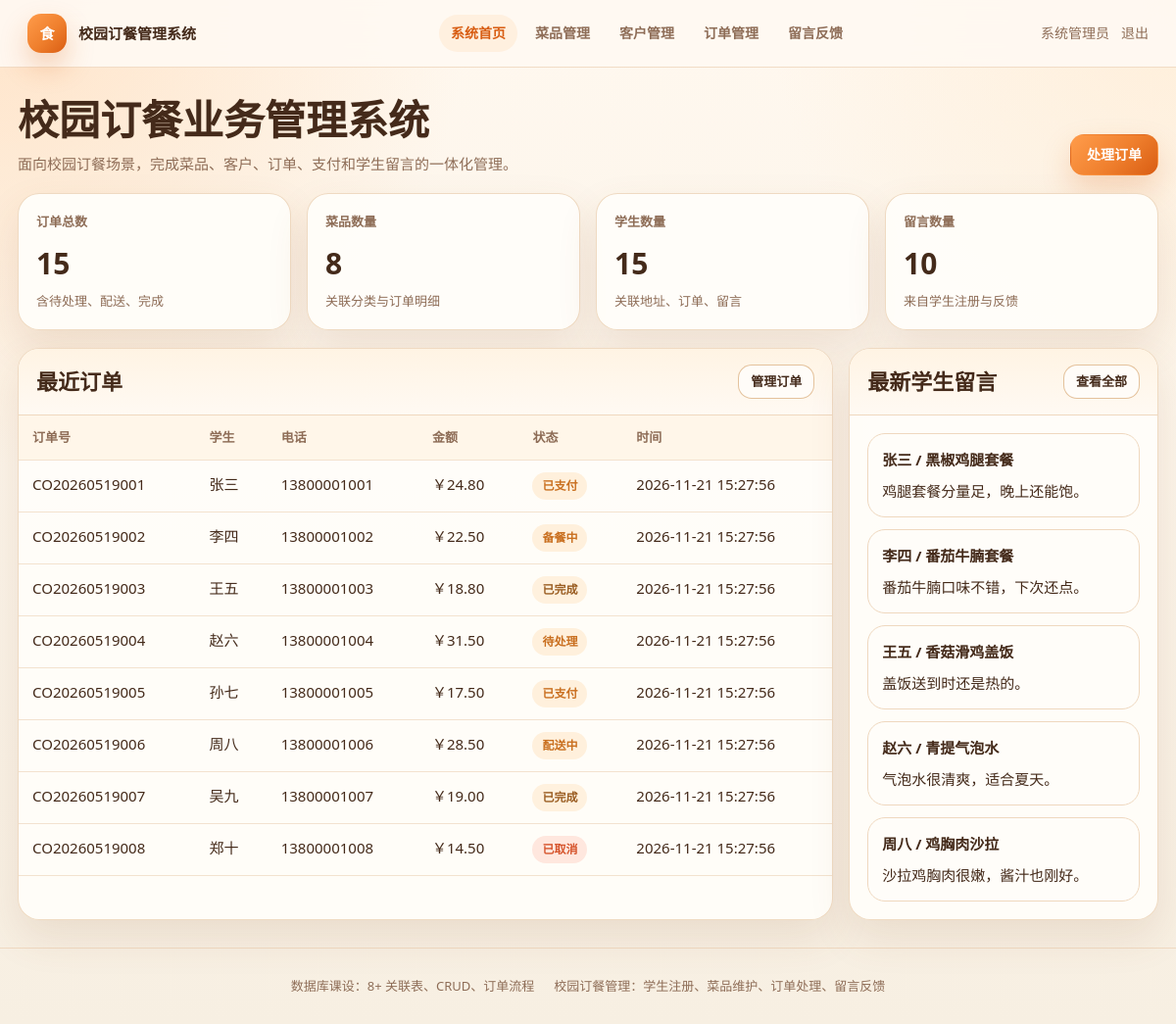
/dashboard.php (signed in), run on the app's committed database.
### tables this page shows
CREATE TABLE orders (
  id INT UNSIGNED AUTO_INCREMENT PRIMARY KEY,
  customer_id INT UNSIGNED NOT NULL,
  address_id INT UNSIGNED NOT NULL,
  user_id INT UNSIGNED NULL,
  order_no VARCHAR(40) NOT NULL UNIQUE,
  status ENUM('pending','paid','preparing','delivering','completed','cancelled') NOT NULL DEFAULT 'pending',
  total_amount DECIMAL(10,2) NOT NULL DEFAULT 0,
  remark VARCHAR(255) NULL,
  created_at TIMESTAMP NOT NULL DEFAULT CURRENT_TIMESTAMP,
  CONSTRAINT fk_orders_customer FOREIGN KEY (customer_id) REFERENCES customers(id)
    ON UPDATE CASCADE ON DELETE RESTRICT,
  CONSTRAINT fk_orders_address FOREIGN KEY (address_id) REFERENCES addresses(id)
    ON UPDATE CASCADE ON DELETE RESTRICT,
  CONSTRAINT fk_orders_user FOREIGN KEY (user_id) REFERENCES users(id)
    ON UPDATE CASCADE ON DELETE SET NULL
);

CREATE TABLE customers (
  id INT UNSIGNED AUTO_INCREMENT PRIMARY KEY,
  name VARCHAR(80) NOT NULL,
  phone VARCHAR(30) NOT NULL UNIQUE,
  email VARCHAR(120) NULL,
  student_no VARCHAR(30) NULL,
  created_at TIMESTAMP NOT NULL DEFAULT CURRENT_TIMESTAMP
);

CREATE TABLE comments (
  id INT UNSIGNED AUTO_INCREMENT PRIMARY KEY,
  customer_id INT UNSIGNED NOT NULL,
  dish_id INT UNSIGNED NOT NULL,
  content TEXT NOT NULL,
  safe_content TEXT NULL,
  created_at TIMESTAMP NOT NULL DEFAULT CURRENT_TIMESTAMP,
  CONSTRAINT fk_comments_customer FOREIGN KEY (customer_id) REFERENCES customers(id)
    ON UPDATE CASCADE ON DELETE CASCADE,
  CONSTRAINT fk_comments_dish FOREIGN KEY (dish_id) REFERENCES dishes(id)
    ON UPDATE CASCADE ON DELETE CASCADE
);

CREATE TABLE dishes (
  id INT UNSIGNED AUTO_INCREMENT PRIMARY KEY,
  category_id INT UNSIGNED NOT NULL,
  name VARCHAR(100) NOT NULL,
  price DECIMAL(10,2) NOT NULL,
  stock INT NOT NULL DEFAULT 0,
  status ENUM('on','off') NOT NULL DEFAULT 'on',
  description VARCHAR(255) NULL,
  created_at TIMESTAMP NOT NULL DEFAULT CURRENT_TIMESTAMP,
  CONSTRAINT fk_dishes_category FOREIGN KEY (category_id) REFERENCES categories(id)
    ON UPDATE CASCADE ON DELETE RESTRICT
);

### config/config.php (called while the page is built, shortened)
<?php
$get = static function (string $key, string $default): string {
    $value = getenv($key);
    return ($value === false || $value === '') ? $default : $value;
};
return [
    'app_name' => '校园订餐管理系统',
    'db' => [
        'host' => $get('DB_HOST', '127.0.0.1'),
        'port' => $get('DB_PORT', '3307'),
        'name' => $get('DB_NAME', 'campus_order_security'),
        'user' => $get('DB_USER', 'root'),
        'pass' => $get('DB_PASS', 'root'),
        'charset' => 'utf8mb4',
    ],
    'security' => [
        'dos_window_seconds' => (int) $get('DOS_WINDOW_SECONDS', '60'),
        'dos_max_requests' => (int) $get('DOS_MAX_REQUESTS', '6'),
    ],
];

### includes/helpers.php (called while the page is built, shortened)
<?php
function config($key = null)
{
    static $config = null;
    if ($config === null) {
        $config = require __DIR__ . '/../config/config.php';
    }
    $value = $config;
    foreach (explode('.', $key) as $segment) {
        $value = $value[$segment];
    }
    return $value;
}
function e(?string $value): string
{
    return htmlspecialchars((string) $value, ENT_QUOTES | ENT_SUBSTITUTE, 'UTF-8');
}
function current_path(): string
{
    return basename(parse_url($_SERVER['REQUEST_URI'] ?? '', PHP_URL_PATH) ?: 'index.php');
}
function money($value): string
{
    return '￥' . number_format((float) $value, 2);
}
function status_text(string $status): string
{
    return [
        'pending' => '待处理',
        'paid' => '已支付',
        'preparing' => '备餐中',
        'delivering' => '配送中',
        'completed' => '已完成',
        'cancelled' => '已取消',
    ][$status] ?? $status;
}
function badge_class(string $status): string
{
    return [
        'pending' => 'warning',
        'paid' => 'info',
        'preparing' => 'info',
        'delivering' => 'primary',
        'completed' => 'success',
        'cancelled' => 'danger',
        'blocked' => 'danger',
        'safe' => 'success',
    ][$status] ?? 'muted';
}

### includes/auth.php (called while the page is built, shortened)
<?php
function user(): ?array
{
    return $_SESSION['user'] ?? null;
}

### dashboard.php (the view, shortened to what this page needs)
<?php
require_once __DIR__ . '/includes/auth.php';
$pdo = db();
$stats = [
    'orders' => (int) $pdo->query('SELECT COUNT(*) FROM orders')->fetchColumn(),
    'dishes' => (int) $pdo->query('SELECT COUNT(*) FROM dishes')->fetchColumn(),
    'customers' => (int) $pdo->query('SELECT COUNT(*) FROM customers')->fetchColumn(),
    'comments' => (int) $pdo->query('SELECT COUNT(*) FROM comments')->fetchColumn(),
];
$recentOrders = $pdo->query(
    'SELECT o.*, c.name AS customer_name, c.phone
     FROM orders o
     JOIN customers c ON c.id = o.customer_id
     ORDER BY o.created_at DESC
     LIMIT 8'
)->fetchAll();
$latestComments = $pdo->query(
    'SELECT cm.*, c.name AS customer_name, d.name AS dish_name
     FROM comments cm
     JOIN customers c ON c.id = cm.customer_id
     JOIN dishes d ON d.id = cm.dish_id
     ORDER BY cm.created_at DESC
     LIMIT 5'
)->fetchAll();
require __DIR__ . '/includes/header.php';
?>
<section class="page-head">
    <div>
        <h1>校园订餐业务管理系统</h1>
        <p>面向校园订餐场景，完成菜品、客户、订单、支付和学生留言的一体化管理。</p>
    </div>
    <a class="btn primary" href="orders.php">处理订单</a>
</section>
<section class="grid stats">
    <div class="card"><div class="stat-label">订单总数</div><div class="stat-value"><?= $stats['orders'] ?></div><div class="stat-note">含待处理、配送、完成</div></div>
    <div class="card"><div class="stat-label">菜品数量</div><div class="stat-value"><?= $stats['dishes'] ?></div><div class="stat-note">关联分类与订单明细</div></div>
    <div class="card"><div class="stat-label">学生数量</div><div class="stat-value"><?= $stats['customers'] ?></div><div class="stat-note">关联地址、订单、留言</div></div>
    <div class="card"><div class="stat-label">留言数量</div><div class="stat-value"><?= $stats['comments'] ?></div><div class="stat-note">来自学生注册与反馈</div></div>
</section>
<section class="grid two">
    <div class="panel">
        <div class="panel-head">
            <h2>最近订单</h2>
            <a class="btn small" href="orders.php">管理订单</a>
        </div>
        <div class="table-wrap">
            <table>
                <thead><tr><th>订单号</th><th>学生</th><th>电话</th><th>金额</th><th>状态</th><th>时间</th></tr></thead>
                <tbody>
                <?php foreach ($recentOrders as $order): ?>
                    <tr>
                        <td><?= e($order['order_no']) ?></td>
                        <td><?= e($order['customer_name']) ?></td>
                        <td><?= e($order['phone']) ?></td>
                        <td><?= money($order['total_amount']) ?></td>
                        <td><span class="badge <?= badge_class($order['status']) ?>"><?= e(status_text($order['status'])) ?></span></td>
                        <td><?= e($order['created_at']) ?></td>
                    </tr>
                <?php endforeach; ?>
                </tbody>
            </table>
        </div>
    </div>
    <aside class="panel">
        <div class="panel-head">
            <h2>最新学生留言</h2>
            <a class="btn small" href="feedback.php">查看全部</a>
        </div>
        <div class="panel-body lab-list">
            <?php foreach ($latestComments as $comment): ?>
                <div class="lab-item">
                    <strong><?= e($comment['customer_name']) ?> / <?= e($comment['dish_name']) ?></strong>
                    <span><?php echo $comment['content']; ?></span>
                </div>
            <?php endforeach; ?>
        </div>
    </aside>
</section>
<?php require __DIR__ . '/includes/footer.php'; ?>

### includes/header.php (shortened to what this page needs)
<?php
require_once __DIR__ . '/auth.php';
$appName = config('app_name');
$nav = [
    'dashboard.php' => '系统首页',
    'dishes.php' => '菜品管理',
    'customers.php' => '客户管理',
    'orders.php' => '订单管理',
    'feedback.php' => '留言反馈',
];
?>
<!doctype html>
<html lang="zh-CN">
<head>
    <link rel="stylesheet" href="assets/style.css">
</head>
<body>
<header class="topbar">
    <a class="brand" href="dashboard.php">
        <span class="brand-mark">食</span>
        <span><?= e($appName) ?></span>
    </a>
    <nav class="nav">
        <?php foreach ($nav as $href => $label): ?>
            <a class="<?= current_path() === $href ? 'active' : '' ?>" href="<?= e($href) ?>"><?= e($label) ?></a>
        <?php endforeach; ?>
    </nav>
    <div class="userbar">
        <span><?= e(user()['display_name'] ?? '') ?></span>
        <a href="logout.php">退出</a>
    </div>
</header>
<main class="shell">

### includes/footer.php (shortened to what this page needs)
</main>
<footer class="footer">
    <span>数据库课设：8+ 关联表、CRUD、订单流程</span>
    <span>校园订餐管理：学生注册、菜品维护、订单处理、留言反馈</span>
</footer>
</body>
</html>

### data on the page
orders: order_no "CO20260519001", customer.name "张三", customer.phone "13800001001", total_amount "￥24.80", status "已支付", created_at "2026-11-21 15:27:56"
orders: order_no "CO20260519002", customer.name "李四", customer.phone "13800001002", total_amount "￥22.50", status "备餐中", created_at "2026-11-21 15:27:56"
orders: order_no "CO20260519003", customer.name "王五", customer.phone "13800001003", total_amount "￥18.80", status "已完成", created_at "2026-11-21 15:27:56"
orders: order_no "CO20260519004", customer.name "赵六", customer.phone "13800001004", total_amount "￥31.50", status "待处理", created_at "2026-11-21 15:27:56"
orders: order_no "CO20260519005", customer.name "孙七", customer.phone "13800001005", total_amount "￥17.50", status "已支付", created_at "2026-11-21 15:27:56"
orders: order_no "CO20260519006", customer.name "周八", customer.phone "13800001006", total_amount "￥28.50", status "配送中", created_at "2026-11-21 15:27:56"
orders: order_no "CO20260519007", customer.name "吴九", customer.phone "13800001007", total_amount "￥19.00", status "已完成", created_at "2026-11-21 15:27:56"
orders: order_no "CO20260519008", customer.name "郑十", customer.phone "13800001008", total_amount "￥14.50", status "已取消", created_at "2026-11-21 15:27:56"
comments: customer.name "张三", dish.name "黑椒鸡腿套餐", content "鸡腿套餐分量足，晚上还能饱。"
comments: customer.name "李四", dish.name "番茄牛腩套餐", content "番茄牛腩口味不错，下次还点。"
comments: customer.name "王五", dish.name "香菇滑鸡盖饭", content "盖饭送到时还是热的。"
comments: customer.name "赵六", dish.name "青提气泡水", content "气泡水很清爽，适合夏天。"
comments: customer.name "周八", dish.name "鸡胸肉沙拉", content "沙拉鸡胸肉很嫩，酱汁也刚好。"

### other printed values
$appName "校园订餐管理系统"
$label "系统首页"
$label "菜品管理"
$label "客户管理"
$label "订单管理"
$label "留言反馈"
user()['display_name'] "系统管理员"
$stats['orders'] "15"
$stats['dishes'] "8"
$stats['customers'] "15"
$stats['comments'] "10"
